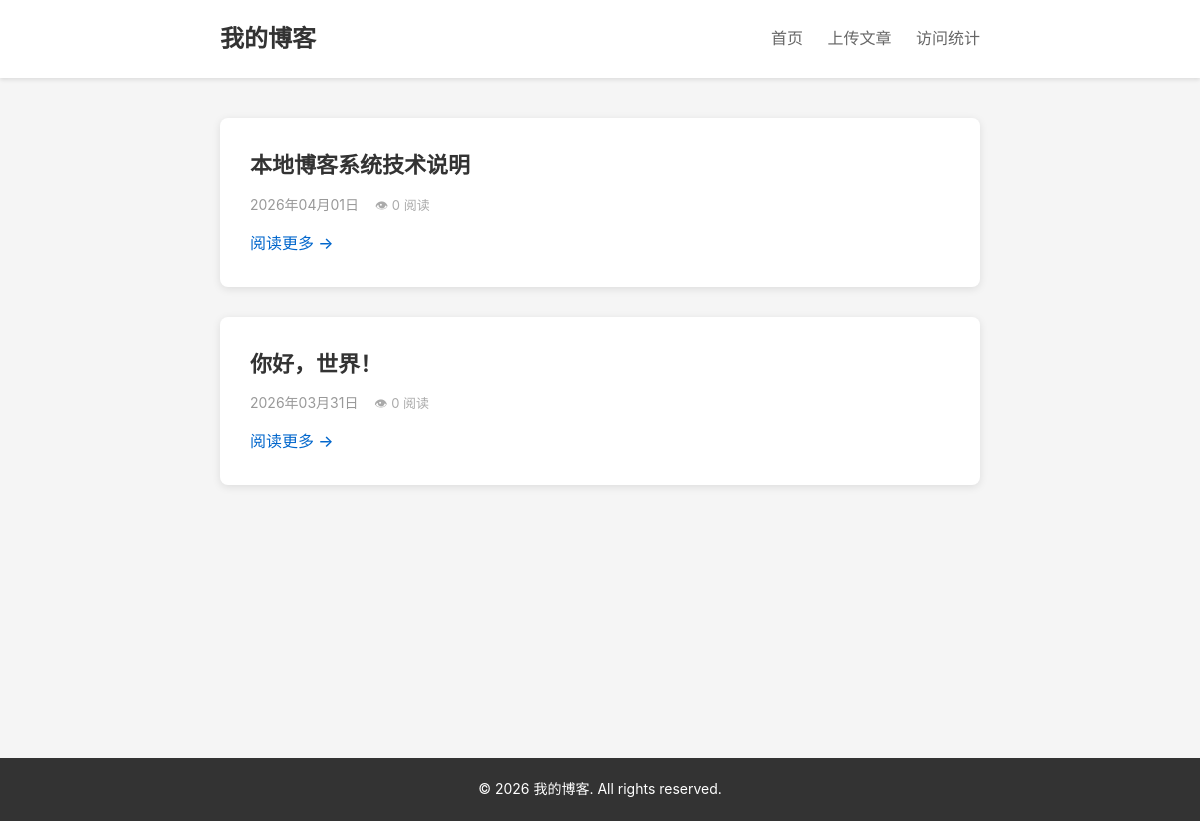
Before: / with the older database file.
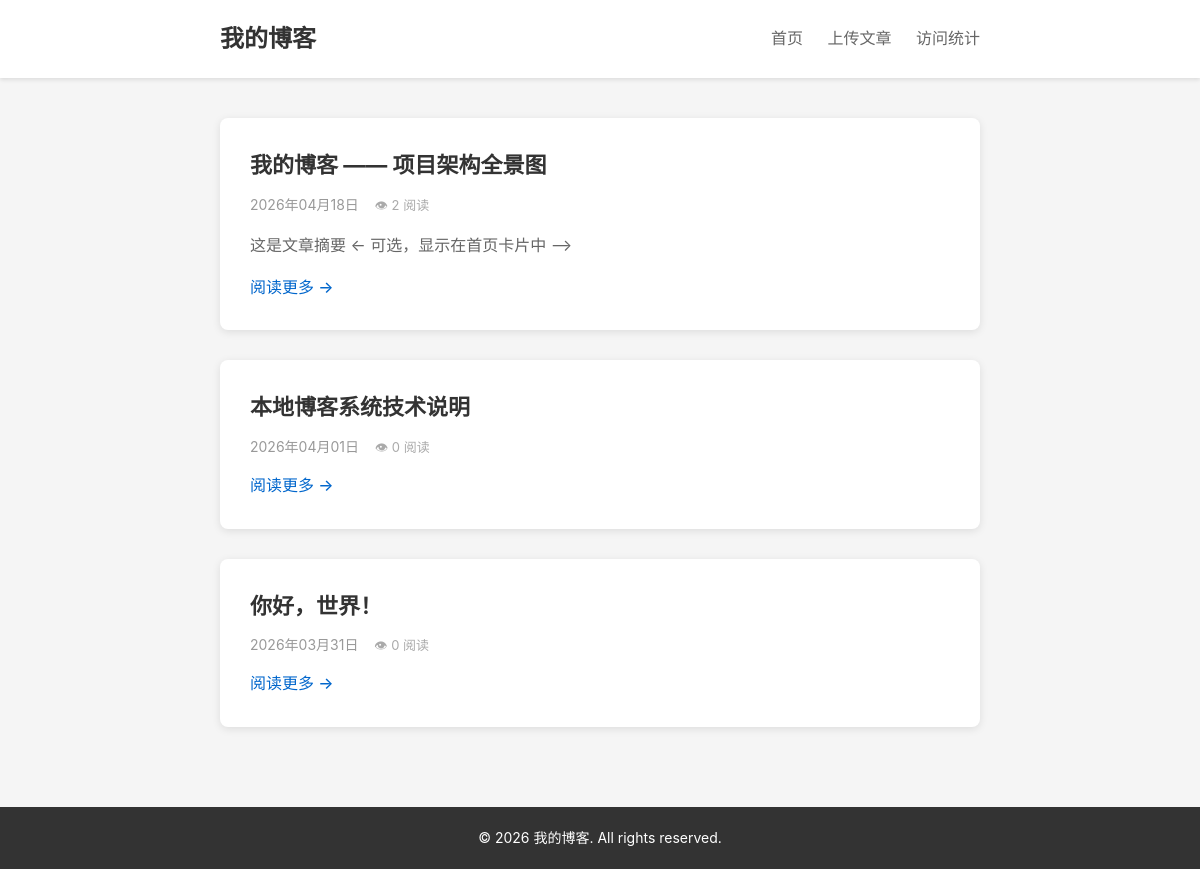
After: the same page with the newer database file.
### tables this page shows
CREATE TABLE posts (
            id INTEGER PRIMARY KEY AUTOINCREMENT,
            slug TEXT UNIQUE NOT NULL,
            title TEXT NOT NULL,
            date TEXT NOT NULL,
            summary TEXT,
            content TEXT NOT NULL,
            created_at TIMESTAMP DEFAULT CURRENT_TIMESTAMP
        , views INTEGER NOT NULL DEFAULT 0);

### view.py (the view)
@blog_bp.route('/')
def index():
    posts = post_service.get_all_posts(g.db_conn)
    return render_template('index.html', posts=posts)

### models.py (called while the page is built)
    def get_db(self):
        if 'db' not in g:
            g.db = sqlite3.connect(self.app.config['DATABASE'])
            g.db.row_factory = sqlite3.Row
        return g.db

    @classmethod
    def get_all(cls, connection):
        return connection.execute(
            f'SELECT * FROM {cls.TABLE_NAME} ORDER BY date DESC'
        ).fetchall()

### service.py (called while the page is built)
    def get_all_posts(self, conn):
        return Post.get_all(conn)

### templates/index.html (shortened to what this page needs)
{% extends "base.html" %}
{% block content %}
<div class="post-list">
    {% for post in posts %}
    <article class="post-item">
        <h2 class="post-title">
            <a href="{{ url_for('blog.post', slug=post.slug) }}">{{ post.title }}</a>
        </h2>
        <div class="post-meta">
            <time datetime="{{ post.date }}">{{ post.date | format_date }}</time>
            <span class="views-count">👁 {{ post.views }} 阅读</span>
        </div>
        <p class="post-summary">{{ post.summary }}</p>
        <a href="{{ url_for('blog.post', slug=post.slug) }}" class="read-more">阅读更多 →</a>
    </article>
    {% else %}
    <div class="empty-state">
        <p>还没有文章，快来写一篇吧！</p>
    </div>
    {% endfor %}
</div>
{% endblock %}

### templates/base.html (shortened to what this page needs)
<!DOCTYPE html>
<html lang="zh-CN">
<head>
    <link rel="stylesheet" href="{{ url_for('static', filename='style.css') }}">
    <link rel="stylesheet" href="https://cdnjs.cloudflare.com/ajax/libs/highlight.js/11.9.0/styles/github.min.css">
</head>
<body>
    <header class="header">
        <div class="container">
            <h1 class="site-title">
                <a href="{{ url_for('blog.index') }}">我的博客</a>
            </h1>
            <nav class="nav">
                <a href="{{ url_for('blog.index') }}">首页</a>
                <a href="{{ url_for('blog.upload') }}">上传文章</a>
                <a href="{{ url_for('blog.stats') }}">访问统计</a>
            </nav>
        </div>
    </header>
    <main class="main">
        <div class="container">
            {% block content %}{% endblock %}
        </div>
    </main>
    <footer class="footer">
        <div class="container">
            <p>&copy; {{ current_year }} 我的博客. All rights reserved.</p>
        </div>
    </footer>
</body>
</html>

### static/style.css (style rules this page uses)
* { margin: 0; padding: 0; box-sizing: border-box; }
body { font-family: -apple-system, BlinkMacSystemFont, "Segoe UI", Roboto, "Helvetica Neue", Arial, sans-serif; line-height: 1.6; color: #333; background-color: #f5f5f5; }
.container { max-width: 800px; margin: 0 auto; padding: 0 20px; }
.header { background: #fff; box-shadow: 0 2px 4px rgba(0,0,0,0.1); padding: 20px 0; margin-bottom: 40px; }
.header .container { display: flex; justify-content: space-between; align-items: center; }
.site-title { font-size: 24px; font-weight: 600; }
.site-title a { color: #333; text-decoration: none; }
.nav a { color: #666; text-decoration: none; margin-left: 20px; }
.main { min-height: calc(100vh - 200px); padding-bottom: 40px; }
.post-list { display: flex; flex-direction: column; gap: 30px; }
.post-item { background: #fff; padding: 30px; border-radius: 8px; box-shadow: 0 2px 8px rgba(0,0,0,0.1); }
.post-item .post-title { font-size: 22px; margin-bottom: 10px; }
.post-item .post-title a { color: #333; text-decoration: none; }
.post-meta { color: #999; font-size: 14px; margin-bottom: 15px; }
.post-summary { color: #666; line-height: 1.8; margin-bottom: 15px; }
.read-more { color: #0066cc; text-decoration: none; font-weight: 500; }
.views-count { margin-left: 12px; color: #aaa; font-size: 13px; }
.footer { background: #333; color: #fff; padding: 20px 0; text-align: center; margin-top: 40px; }
.footer p { font-size: 14px; }

Changed rows visible on the page:
added posts: title "我的博客 —— 项目架构全景图", date "2026年04月18日", views "2", summary "这是文章摘要 ← 可选，显示在首页卡片中 -->"
